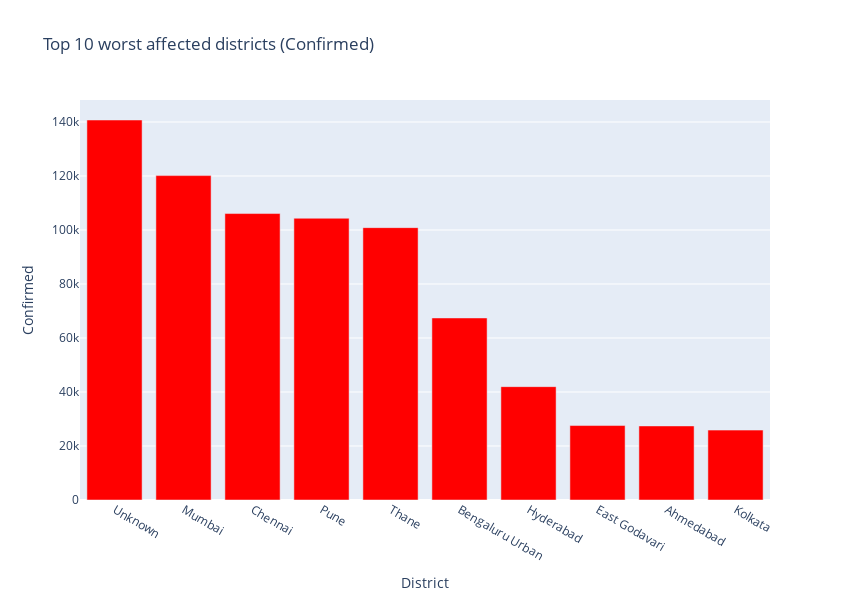

Notebook code cell kept with this figure:
### Markdown cell above
## 10-Worst Hit Districts - Confirmed Cases

### Code cell
districts_death = district.sort_values(by = "Confirmed", ascending = False)
px.bar(
    districts_death.head(10),
    x = "District",
    y = "Confirmed",
    title = "Top 10 worst affected districts (Confirmed)", # the axis names
    color_discrete_sequence = ["red"], 
    height = 600,
    width = 850
)

### Figure 1 — Plotly figure (JSON) as saved in the notebook; plotly's stock layout.template omitted (floating-point values rounded to 4 significant figures)
{"data": [{"alignmentgroup": "True", "hovertemplate": "District=%{x}<br>Confirmed=%{y}<extra></extra>", "legendgroup": "", "marker": {"color": "red"}, "name": "", "offsetgroup": "", "orientation": "v", "showlegend": false, "textposition": "auto", "type": "bar", "x": ["Unknown", "Mumbai", "Chennai", "Pune", "Thane", "Bengaluru Urban", "Hyderabad", "East Godavari", "Ahmedabad", "Kolkata"], "xaxis": "x", "y": [140743, 120150, 106096, 104353, 100875, 67425, 41981, 27580, 27434, 25882], "yaxis": "y"}], "layout": {"barmode": "relative", "height": 600, "legend": {"tracegroupgap": 0}, "title": {"text": "Top 10 worst affected districts (Confirmed)"}, "width": 850, "xaxis": {"anchor": "y", "domain": [0, 1], "title": {"text": "District"}}, "yaxis": {"anchor": "x", "domain": [0, 1], "title": {"text": "Confirmed"}}}}
